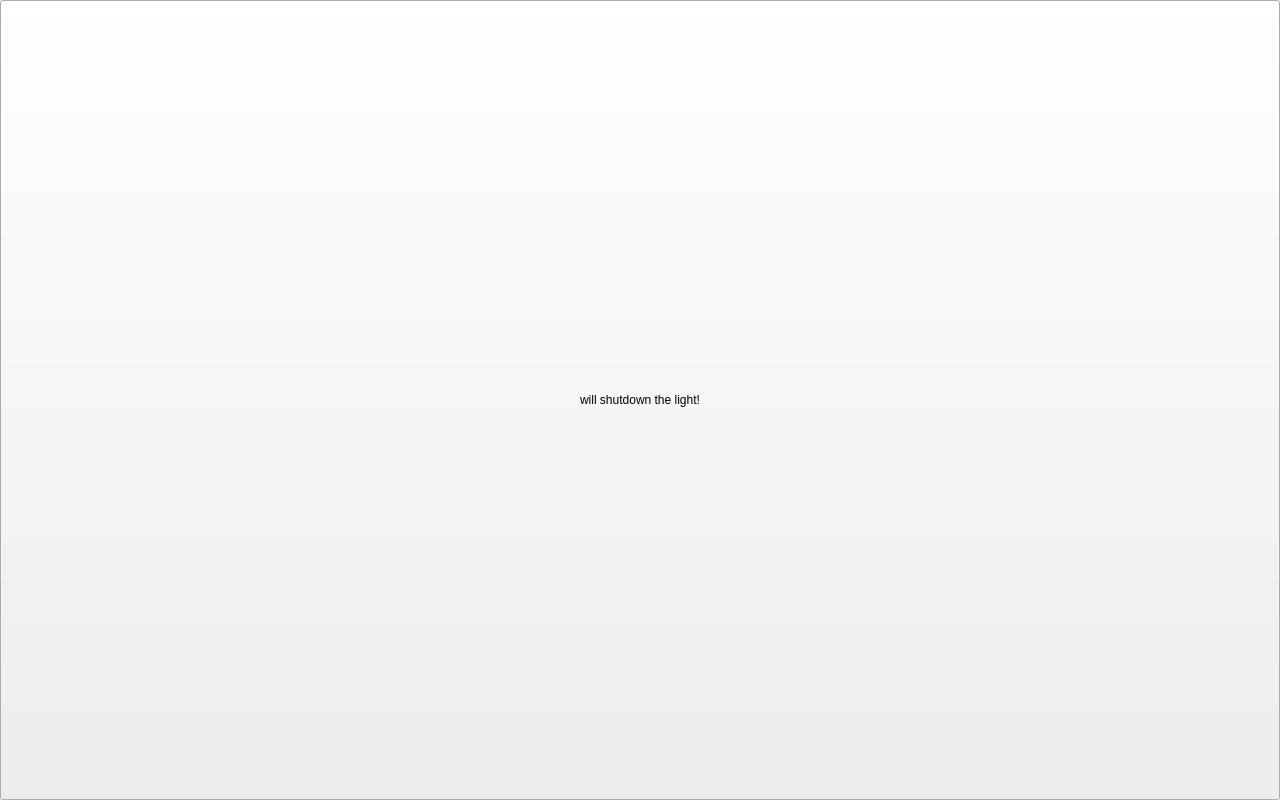
<?xml version="1.0" encoding="UTF-8"?>
<ui version="4.0">
 <class>setting</class>
 <widget class="QDialog" name="setting">
  <property name="geometry">
   <rect>
    <x>0</x>
    <y>0</y>
    <width>1280</width>
    <height>800</height>
   </rect>
  </property>
  <property name="cursor">
   <cursorShape>BlankCursor</cursorShape>
  </property>
  <property name="windowTitle">
   <string>Dialog</string>
  </property>
  <property name="styleSheet">
   <string notr="true">#setting {
border-image: url(:/pic/log_frame.jpg);
}

</string>
  </property>
  <widget class="QPushButton" name="factory_button">
   <property name="geometry">
    <rect>
     <x>70</x>
     <y>170</y>
     <width>450</width>
     <height>100</height>
    </rect>
   </property>
   <property name="font">
    <font>
     <pointsize>20</pointsize>
    </font>
   </property>
   <property name="text">
    <string>Factory Settings</string>
   </property>
  </widget>
  <widget class="QPushButton" name="telnet_button">
   <property name="geometry">
    <rect>
     <x>80</x>
     <y>380</y>
     <width>300</width>
     <height>100</height>
    </rect>
   </property>
   <property name="font">
    <font>
     <pointsize>20</pointsize>
    </font>
   </property>
   <property name="text">
    <string>Enable Telnet</string>
   </property>
  </widget>
  <widget class="QPushButton" name="sensor_show_button">
   <property name="geometry">
    <rect>
     <x>80</x>
     <y>650</y>
     <width>300</width>
     <height>100</height>
    </rect>
   </property>
   <property name="font">
    <font>
     <pointsize>20</pointsize>
    </font>
   </property>
   <property name="text">
    <string>Show Sensors</string>
   </property>
  </widget>
  <widget class="QPushButton" name="return_button">
   <property name="geometry">
    <rect>
     <x>1020</x>
     <y>700</y>
     <width>250</width>
     <height>100</height>
    </rect>
   </property>
   <property name="font">
    <font>
     <pointsize>20</pointsize>
    </font>
   </property>
   <property name="text">
    <string>Return</string>
   </property>
  </widget>
  <widget class="QPushButton" name="reset_button">
   <property name="geometry">
    <rect>
     <x>690</x>
     <y>240</y>
     <width>300</width>
     <height>100</height>
    </rect>
   </property>
   <property name="font">
    <font>
     <pointsize>20</pointsize>
    </font>
   </property>
   <property name="text">
    <string>Reset System</string>
   </property>
  </widget>
  <widget class="QTextEdit" name="show_text">
   <property name="geometry">
    <rect>
     <x>80</x>
     <y>520</y>
     <width>331</width>
     <height>71</height>
    </rect>
   </property>
   <property name="font">
    <font>
     <pointsize>20</pointsize>
    </font>
   </property>
   <property name="cursor" stdset="0">
    <cursorShape>BlankCursor</cursorShape>
   </property>
   <property name="verticalScrollBarPolicy">
    <enum>Qt::ScrollBarAlwaysOff</enum>
   </property>
   <property name="html">
    <string>&lt;!DOCTYPE HTML PUBLIC &quot;-//W3C//DTD HTML 4.0//EN&quot; &quot;http://www.w3.org/TR/REC-html40/strict.dtd&quot;&gt;
&lt;html&gt;&lt;head&gt;&lt;meta name=&quot;qrichtext&quot; content=&quot;1&quot; /&gt;&lt;style type=&quot;text/css&quot;&gt;
p, li { white-space: pre-wrap; }
&lt;/style&gt;&lt;/head&gt;&lt;body style=&quot; font-family:'Sans Serif'; font-size:20pt; font-weight:400; font-style:normal;&quot;&gt;
&lt;table border=&quot;0&quot; style=&quot;-qt-table-type: root; margin-top:4px; margin-bottom:4px; margin-left:4px; margin-right:4px;&quot;&gt;
&lt;tr&gt;
&lt;td style=&quot;border: none;&quot;&gt;
&lt;p style=&quot;-qt-paragraph-type:empty; margin-top:0px; margin-bottom:0px; margin-left:0px; margin-right:0px; -qt-block-indent:0; text-indent:0px;&quot;&gt;&lt;/p&gt;
&lt;p style=&quot;-qt-paragraph-type:empty; margin-top:0px; margin-bottom:0px; margin-left:0px; margin-right:0px; -qt-block-indent:0; text-indent:0px;&quot;&gt;&lt;/p&gt;
&lt;p style=&quot;-qt-paragraph-type:empty; margin-top:0px; margin-bottom:0px; margin-left:0px; margin-right:0px; -qt-block-indent:0; text-indent:0px;&quot;&gt;&lt;/p&gt;
&lt;p style=&quot;-qt-paragraph-type:empty; margin-top:0px; margin-bottom:0px; margin-left:0px; margin-right:0px; -qt-block-indent:0; text-indent:0px;&quot;&gt;&lt;/p&gt;
&lt;p style=&quot;-qt-paragraph-type:empty; margin-top:0px; margin-bottom:0px; margin-left:0px; margin-right:0px; -qt-block-indent:0; text-indent:0px;&quot;&gt;&lt;/p&gt;&lt;/td&gt;&lt;/tr&gt;&lt;/table&gt;&lt;/body&gt;&lt;/html&gt;</string>
   </property>
  </widget>
  <widget class="QTextEdit" name="show_label">
   <property name="geometry">
    <rect>
     <x>460</x>
     <y>420</y>
     <width>511</width>
     <height>351</height>
    </rect>
   </property>
   <property name="font">
    <font>
     <pointsize>10</pointsize>
    </font>
   </property>
   <property name="cursor" stdset="0">
    <cursorShape>BlankCursor</cursorShape>
   </property>
   <property name="html">
    <string>&lt;!DOCTYPE HTML PUBLIC &quot;-//W3C//DTD HTML 4.0//EN&quot; &quot;http://www.w3.org/TR/REC-html40/strict.dtd&quot;&gt;
&lt;html&gt;&lt;head&gt;&lt;meta name=&quot;qrichtext&quot; content=&quot;1&quot; /&gt;&lt;style type=&quot;text/css&quot;&gt;
p, li { white-space: pre-wrap; }
&lt;/style&gt;&lt;/head&gt;&lt;body style=&quot; font-family:'Sans Serif'; font-size:10pt; font-weight:400; font-style:normal;&quot;&gt;
&lt;table border=&quot;0&quot; style=&quot;-qt-table-type: root; margin-top:4px; margin-bottom:4px; margin-left:4px; margin-right:4px;&quot;&gt;
&lt;tr&gt;
&lt;td style=&quot;border: none;&quot;&gt;
&lt;p style=&quot;-qt-paragraph-type:empty; margin-top:0px; margin-bottom:0px; margin-left:0px; margin-right:0px; -qt-block-indent:0; text-indent:0px;&quot;&gt;&lt;/p&gt;
&lt;p style=&quot;-qt-paragraph-type:empty; margin-top:0px; margin-bottom:0px; margin-left:0px; margin-right:0px; -qt-block-indent:0; text-indent:0px;&quot;&gt;&lt;/p&gt;
&lt;p style=&quot;-qt-paragraph-type:empty; margin-top:0px; margin-bottom:0px; margin-left:0px; margin-right:0px; -qt-block-indent:0; text-indent:0px;&quot;&gt;&lt;/p&gt;
&lt;p style=&quot;-qt-paragraph-type:empty; margin-top:0px; margin-bottom:0px; margin-left:0px; margin-right:0px; -qt-block-indent:0; text-indent:0px;&quot;&gt;&lt;/p&gt;
&lt;p style=&quot;-qt-paragraph-type:empty; margin-top:0px; margin-bottom:0px; margin-left:0px; margin-right:0px; -qt-block-indent:0; text-indent:0px;&quot;&gt;&lt;/p&gt;
&lt;p style=&quot;-qt-paragraph-type:empty; margin-top:0px; margin-bottom:0px; margin-left:0px; margin-right:0px; -qt-block-indent:0; text-indent:0px;&quot;&gt;&lt;/p&gt;
&lt;p style=&quot;-qt-paragraph-type:empty; margin-top:0px; margin-bottom:0px; margin-left:0px; margin-right:0px; -qt-block-indent:0; text-indent:0px;&quot;&gt;&lt;/p&gt;&lt;/td&gt;&lt;/tr&gt;&lt;/table&gt;&lt;/body&gt;&lt;/html&gt;</string>
   </property>
  </widget>
  <widget class="QPushButton" name="bt_config_setttings">
   <property name="geometry">
    <rect>
     <x>750</x>
     <y>90</y>
     <width>450</width>
     <height>100</height>
    </rect>
   </property>
   <property name="font">
    <font>
     <pointsize>20</pointsize>
    </font>
   </property>
   <property name="text">
    <string>Config.sys Settings</string>
   </property>
  </widget>
  <widget class="QPushButton" name="setting_hide_button">
   <property name="geometry">
    <rect>
     <x>0</x>
     <y>0</y>
     <width>1280</width>
     <height>800</height>
    </rect>
   </property>
   <property name="styleSheet">
    <string notr="true">border-image: url(:/pic/zero.png);</string>
   </property>
   <property name="text">
    <string>will shutdown the light!</string>
   </property>
  </widget>
 </widget>
 <resources/>
 <connections/>
</ui>
